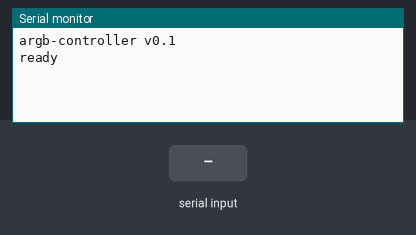
Simulated run of this sketch. Board: Arduino Uno, built with avr-gcc and run on an emulated ATmega328P. On the bench: the last lines printed to the serial monitor. Inputs (shaded band) come from the test bench.

Above: at 1.2 s.
1.3 s: "90,45\n" received over Serial
At 2.4 s:
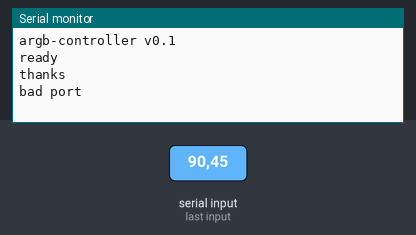
2.8 s: "5\n" received over Serial
At 3.5 s:
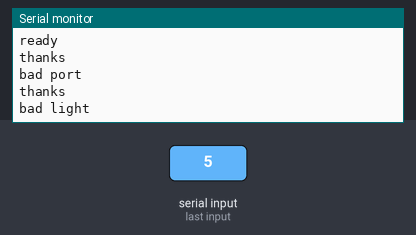

Measured:
- after the input at 1.3 s, the serial monitor: prints a new line at once (image 1)
- after the input at 2.8 s, the serial monitor: prints a new line at once (image 2)

The sketch:

argb-controller.ino
```cpp
#include <FastLED.h>

#define PORT_COUNT 6
#define PORT_MAX_LIGHT_COUNT 12

#define PORT_1_PIN 3
#define PORT_1_LIGHT_COUNT 12

#define PORT_2_PIN 5
#define PORT_2_LIGHT_COUNT 12

#define PORT_3_PIN 6
#define PORT_3_LIGHT_COUNT 12

#define PORT_4_PIN 9
#define PORT_4_LIGHT_COUNT 12

#define PORT_5_PIN 10
#define PORT_5_LIGHT_COUNT 12

#define PORT_6_PIN 11
#define PORT_6_LIGHT_COUNT 12

CRGB leds[PORT_COUNT][PORT_MAX_LIGHT_COUNT];

const byte inputBufferSize = 16;
char input[inputBufferSize];
bool inputReady = false;

void setColor(int portIndex, int lightIndex, int r, int g, int b) {
	leds[portIndex][lightIndex].r = r;
	leds[portIndex][lightIndex].g = g;
	leds[portIndex][lightIndex].b = b;

	FastLED.show();
}

void readSerialInput() {
	static byte index = 0;
	char current;

	while (Serial.available() > 0 && !inputReady) {
		current = Serial.read();

		if (current != '\n') {
			input[index++] = current;

			if (index >= inputBufferSize) {
				index = inputBufferSize - 1;
			}

			continue;
		}

		input[index] = '\0';
		index = 0;

		Serial.println("thanks");

		inputReady = true;
	}
}

bool validateSerialInput(long portIndex, long lightIndex, long r, long g, long b) {
	if (portIndex < 0 || portIndex >= PORT_COUNT) {
		Serial.println("bad port");
		return false;
	}

	if (lightIndex < 0 || lightIndex >= PORT_MAX_LIGHT_COUNT) { //TODO better validation
		Serial.println("bad light");
		return false;
	}

	if (r < 0 || r > 255 ||
		g < 0 || g > 255 ||
		b < 0 || b > 255) {
		Serial.println("bad color");
		return false;
	}


	Serial.println("ok");
	return true;
}

void handleSerialInput() {
	if (!inputReady) {
		return;
	}

	char *pos;

	long portIndex = strtol(input, &pos, 10) - 1;
	long lightIndex = strtol(pos, &pos, 10) - 1;
	long r = strtol(pos, &pos, 16);
	long g = strtol(pos, &pos, 16);
	long b = strtol(pos, &pos, 16);

	if (validateSerialInput(portIndex, lightIndex, r, g, b)) {
		setColor(portIndex, lightIndex, r, g, b);
	}

	inputReady = false;
}

void setup() {
	Serial.begin(115200);

	FastLED.addLeds<WS2812B, PORT_1_PIN, GRB>(leds[0], PORT_1_LIGHT_COUNT);
	FastLED.addLeds<WS2812B, PORT_2_PIN, GRB>(leds[0], PORT_2_LIGHT_COUNT);
	FastLED.addLeds<WS2812B, PORT_3_PIN, GRB>(leds[0], PORT_3_LIGHT_COUNT);
	FastLED.addLeds<WS2812B, PORT_4_PIN, GRB>(leds[0], PORT_4_LIGHT_COUNT);
	FastLED.addLeds<WS2812B, PORT_5_PIN, GRB>(leds[0], PORT_5_LIGHT_COUNT);
	FastLED.addLeds<WS2812B, PORT_6_PIN, GRB>(leds[0], PORT_6_LIGHT_COUNT);

	//FastLED.setCorrection(CRGB(255, 200, 200));

	//TODO initializeState();

	Serial.println("argb-controller v0.1");
	Serial.println("ready");
}

void loop() {
	readSerialInput();
	handleSerialInput();
}
```
